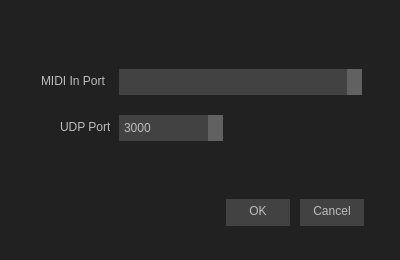
<?xml version="1.0" encoding="UTF-8"?>
<ui version="4.0">
 <class>ConnectionDialog</class>
 <widget class="QDialog" name="ConnectionDialog">
  <property name="geometry">
   <rect>
    <x>0</x>
    <y>0</y>
    <width>400</width>
    <height>260</height>
   </rect>
  </property>
  <property name="windowTitle">
   <string>Connection</string>
  </property>
  <property name="styleSheet">
   <string notr="true">/* Global setting */
QWidget {
	font: 11pt &quot;Verdana&quot;;
	color: rgb(189, 189, 189); /* 400 */
	background-color: rgb(33, 33, 33); /* 900 */
	}

/*  Dialog Button Box */
 QDialogButtonBox {
	button-layout: 1; 
	min-width: 200px;
	}
QDialogButtonBox QPushButton {
	border: none;
	min-width: 40px;
	min-height: 20px;
	padding-left: 12px;
	padding-top: 2px;
	padding-right: 12px;
	padding-bottom: 5px;
	margin: 2px;
	background-color: rgb(66, 66, 66); /* 800 */
	}
QDialogButtonBox QPushButton:pressed, QPushButton:checked {
	color: rgb(224, 224, 224); /* 300 */
	background-color: rgb(97, 97, 97); /* 700 */
	}

/* Combo Box { button-layout: 2 }*/
QComboBox {
	border: none;
	color: rgb(189, 189, 189); /* 400 */
	background-color: rgb(66, 66, 66); /* 800 */
	}
QComboBox::drop-down {
	border: none;
	background-color: rgb(97, 97, 97); /* 700 */
	width: 15px;
	}
QComboBox::down-arrow {
	image: url(:/Icons/Images/DownArrow_Silver_01.png); 
	width: 10px;
	height: 10px;
	}
QComboBox QAbstractItemView {
    border: none;
	background-color: rgb(52, 52, 52); /* 800+ */
	min-width: 100px;
	padding: 5px;
}</string>
  </property>
  <widget class="QDialogButtonBox" name="buttonBox">
   <property name="geometry">
    <rect>
     <x>27</x>
     <y>185</y>
     <width>339</width>
     <height>56</height>
    </rect>
   </property>
   <property name="standardButtons">
    <set>QDialogButtonBox::Cancel|QDialogButtonBox::Ok</set>
   </property>
  </widget>
  <widget class="QLabel" name="labelMIDIInPOrt">
   <property name="geometry">
    <rect>
     <x>41</x>
     <y>73</y>
     <width>69</width>
     <height>16</height>
    </rect>
   </property>
   <property name="text">
    <string>MIDI In Port</string>
   </property>
  </widget>
  <widget class="QLabel" name="labelUDPPort">
   <property name="geometry">
    <rect>
     <x>60</x>
     <y>120</y>
     <width>50</width>
     <height>14</height>
    </rect>
   </property>
   <property name="text">
    <string>UDP Port</string>
   </property>
  </widget>
  <widget class="QComboBox" name="comboBoxUDPPort">
   <property name="geometry">
    <rect>
     <x>119</x>
     <y>115</y>
     <width>104</width>
     <height>26</height>
    </rect>
   </property>
   <property name="minimumSize">
    <size>
     <width>104</width>
     <height>26</height>
    </size>
   </property>
   <property name="maximumSize">
    <size>
     <width>104</width>
     <height>26</height>
    </size>
   </property>
   <property name="focusPolicy">
    <enum>Qt::NoFocus</enum>
   </property>
   <item>
    <property name="text">
     <string>3000</string>
    </property>
   </item>
   <item>
    <property name="text">
     <string>3001</string>
    </property>
   </item>
   <item>
    <property name="text">
     <string>3002</string>
    </property>
   </item>
   <item>
    <property name="text">
     <string>3003</string>
    </property>
   </item>
   <item>
    <property name="text">
     <string>3004</string>
    </property>
   </item>
   <item>
    <property name="text">
     <string>3005</string>
    </property>
   </item>
   <item>
    <property name="text">
     <string>3006</string>
    </property>
   </item>
   <item>
    <property name="text">
     <string>3007</string>
    </property>
   </item>
   <item>
    <property name="text">
     <string>3008</string>
    </property>
   </item>
   <item>
    <property name="text">
     <string>3009</string>
    </property>
   </item>
  </widget>
  <widget class="QComboBox" name="comboBoxMIDIInPort">
   <property name="geometry">
    <rect>
     <x>119</x>
     <y>69</y>
     <width>243</width>
     <height>26</height>
    </rect>
   </property>
   <property name="minimumSize">
    <size>
     <width>243</width>
     <height>26</height>
    </size>
   </property>
   <property name="maximumSize">
    <size>
     <width>243</width>
     <height>26</height>
    </size>
   </property>
   <property name="focusPolicy">
    <enum>Qt::NoFocus</enum>
   </property>
  </widget>
 </widget>
 <resources>
  <include location="pcsetcalc_resources.qrc"/>
 </resources>
 <connections>
  <connection>
   <sender>buttonBox</sender>
   <signal>accepted()</signal>
   <receiver>ConnectionDialog</receiver>
   <slot>accept()</slot>
   <hints>
    <hint type="sourcelabel">
     <x>243</x>
     <y>161</y>
    </hint>
    <hint type="destinationlabel">
     <x>157</x>
     <y>274</y>
    </hint>
   </hints>
  </connection>
  <connection>
   <sender>buttonBox</sender>
   <signal>rejected()</signal>
   <receiver>ConnectionDialog</receiver>
   <slot>reject()</slot>
   <hints>
    <hint type="sourcelabel">
     <x>311</x>
     <y>167</y>
    </hint>
    <hint type="destinationlabel">
     <x>286</x>
     <y>274</y>
    </hint>
   </hints>
  </connection>
 </connections>
</ui>
